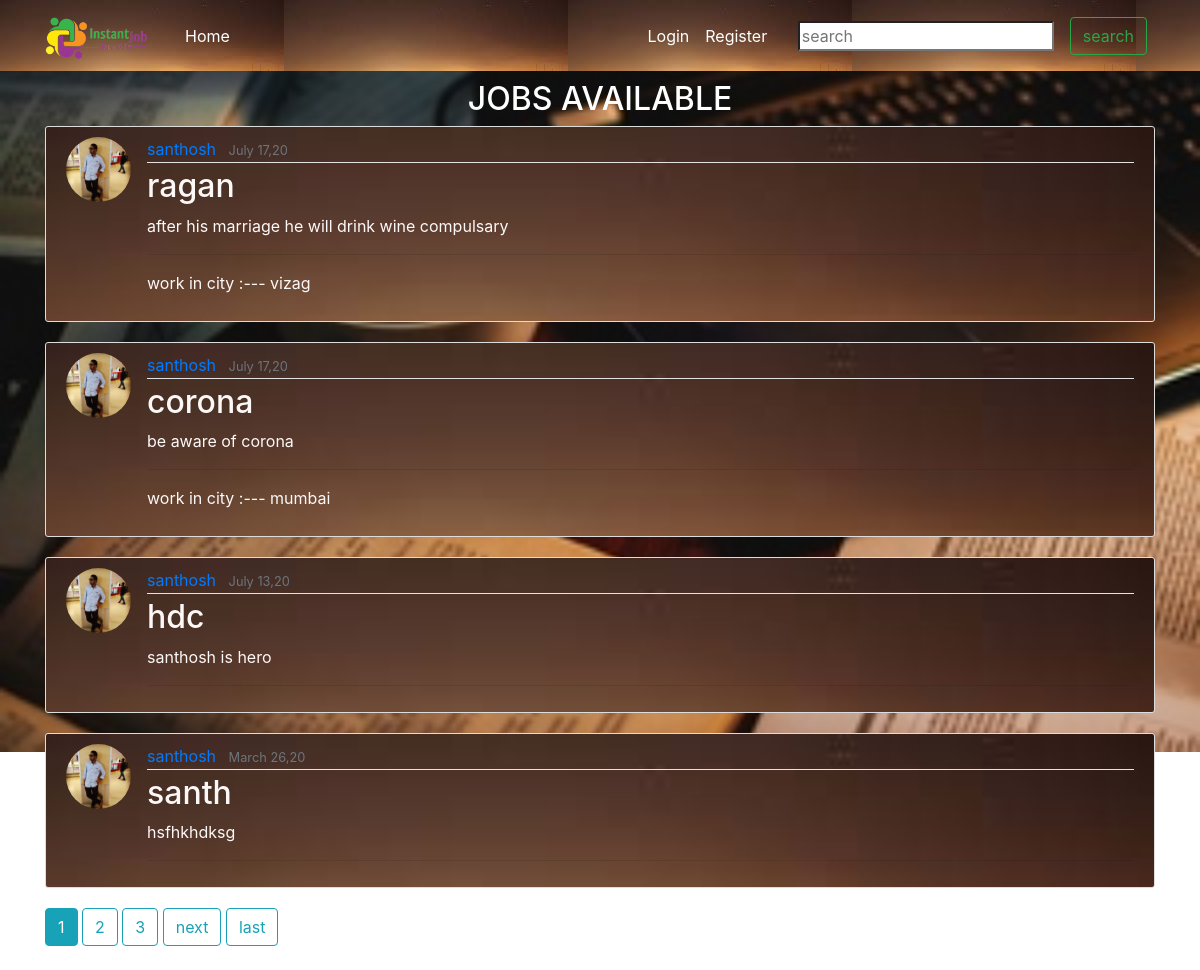
/home/, run on the app's committed database.
### blog/models.py (models this page shows, shortened)
class Post(models.Model):
    title  = models.CharField(max_length=100)
    city = models.CharField(max_length=100,default="")
    content = models.TextField()
    date_posted = models.DateTimeField(default=timezone.now)
    author = models.ForeignKey(User,on_delete=models.CASCADE)
    likes = models.ManyToManyField(User,related_name="blog_posts")

### users/models.py (models this page shows, shortened)
class Profile(models.Model):
    user = models.OneToOneField(User,on_delete=models.CASCADE)
    image = models.ImageField(default='default.jpg',upload_to="profile_pics")

### blog/views.py (the view)
# urls.py: path('home/',blog_views.PostListView.as_view(template_name='blog/home.html'),name='home'),
class PostListView(ListView):
     model = Post
     template_name = 'blog/home.html'
     context_object_name = 'posts'
     ordering = ['-date_posted']
     paginate_by = 4

### blog/templates/blog/home.html (shortened to what this page needs)
{% extends "blog/base.html" %}
{% load static %}
{% block content %}
      <div style="text-align:center;">
      <h2 style="color: white"> JOBS AVAILABLE</h2>
  </div>
                {% for post in posts%}
                  <article class="media content-section" style="background:url('{% static "images/xy.jpg" %}');background-size:100%">
                        <img class="rounded-circle article-img" src ={{post.author.profile.image.url}} >
              <div class="media-body">
                <div class="article-metadata">
                  <a class="mr-2" href="{% url 'user-posts' post.author.username %}">{{ post.author }}</a>
                  <small class="text-muted">{{ post.date_posted| date:"F d,y" }}</small>
                </div>
                <h2><a class="article-title" href="{% url 'post-detail' post.id %}" style = "color:#fdf8f8;">{{ post.title }}</a></h2>
                <p class="article-content">{{ post.content }}</p>
              <hr>
                {% if post.city %}
                 <p class="article-content"> work in city :--- {{ post.city }}</p>
                 {% else %}
                 <p class="article-content"> {{ post.city }}</p>
                 {% endif %}
              </div>
            </article>
       {% endfor %}
    {% if is_paginated %}
          {% for num in page_obj.paginator.page_range %}
             {% if page_obj.number == num %}
                   <a class="btn btn-info mb-4" href="?page={{ num }}">{{ num }}</a>
             {% elif num > page_obj.number|add:'-3' and num < page_obj.number|add:'3' %}
                   <a class="btn btn-outline-info mb-4" href="?page={{ num }}">{{ num }}</a>
              {% endif%}
          {% endfor %}
          {% if page_obj.has_next %}
               <a class="btn btn-outline-info mb-4" href="?page={{ page_obj.next_page_number }}">next</a>
               <a class="btn btn-outline-info mb-4" href="?page={{ page_obj.paginator.num_pages }}">last</a>
          {% endif %}
    {% endif %}
{% endblock content %}

### blog/static/blog/css/main.css (style rules this page uses)
body { color:#fdf8f8; margin-top: 5rem; }
h1, h2, h3, h4, h5, h6 { color:#fdf8f8; }
hr { color: #fdf8f8; }
.content-section { background: #ffffff; padding: 10px 20px; border: 1px solid #dddddd; border-radius: 3px; margin-bottom: 20px; }
.article-title { color: #444444; }
.article-content { white-space: pre-line; }
.article-img { height: 65px; width: 65px; margin-right: 16px; }
.article-metadata { padding-bottom: 1px; margin-bottom: 4px; border-bottom: 1px solid #e3e3e3 }

### data on the page
Post: author.profile.image (picture), author "santhosh", date_posted "July 17,20", title "ragan", content "after his marriage he will drink wine compulsary", city "vizag"
Post: author.profile.image (picture), author "santhosh", date_posted "July 17,20", title "corona", content "be aware of corona", city "mumbai"
Post: author.profile.image (picture), author "santhosh", date_posted "July 13,20", title "hdc", content "santhosh is hero"
Post: author.profile.image (picture), author "santhosh", date_posted "March 26,20", title "santh", content "hsfhkhdksg"

### other printed values
{{ num }} "1"
{{ num }} "2" "3"
